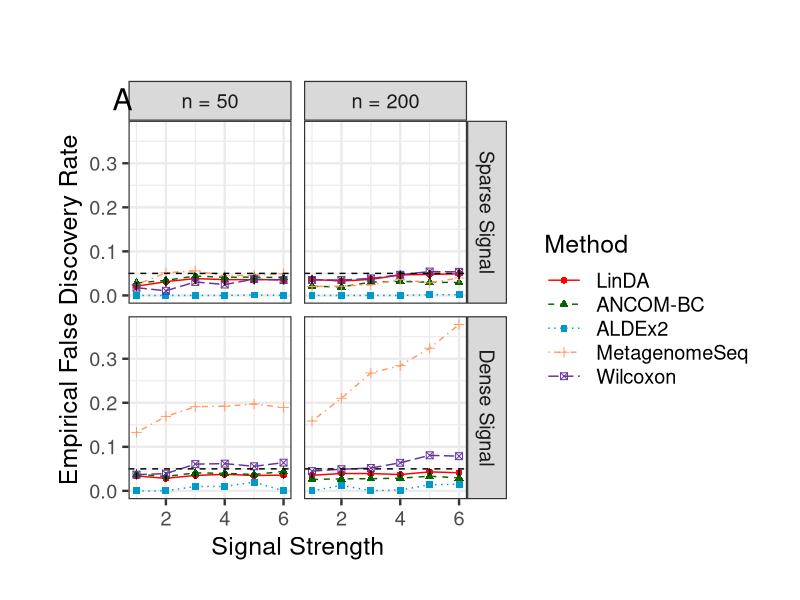
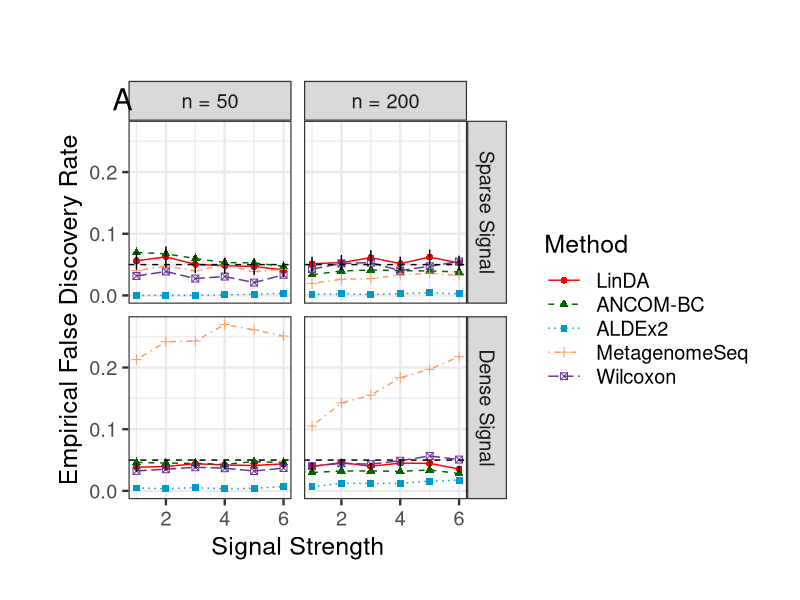
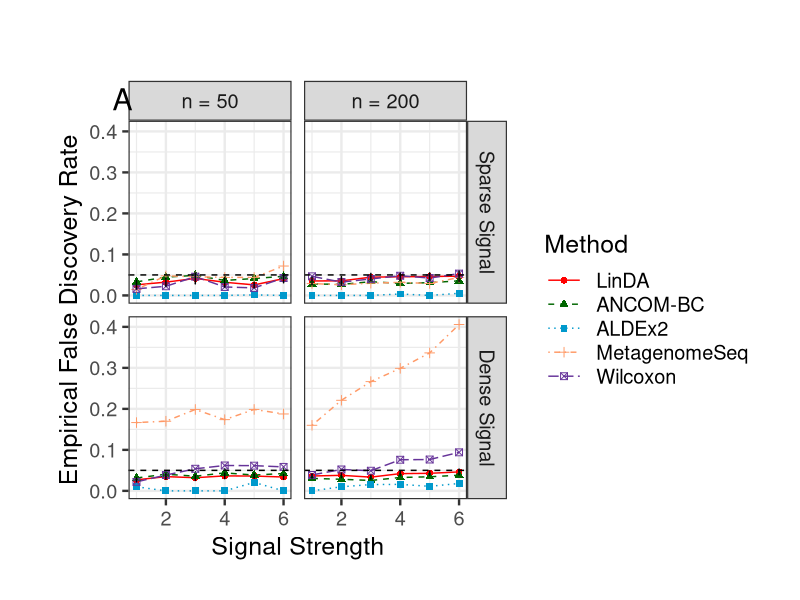
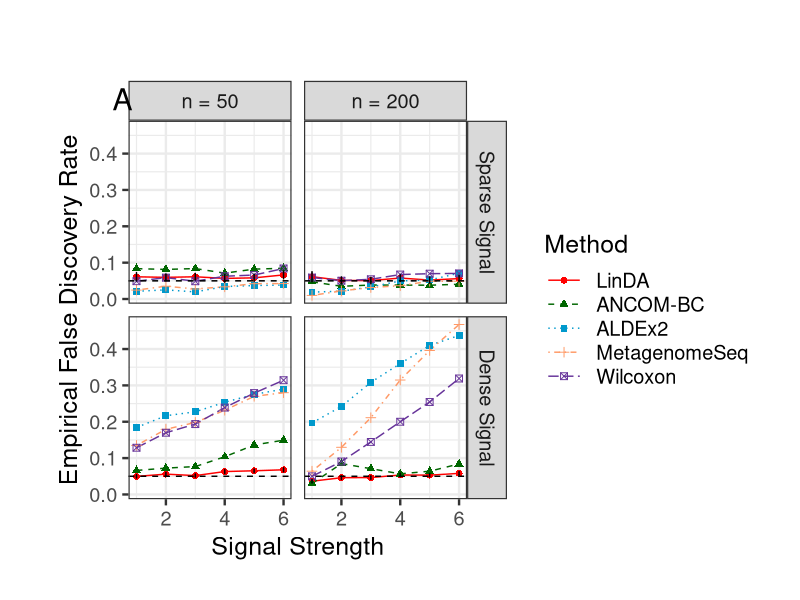
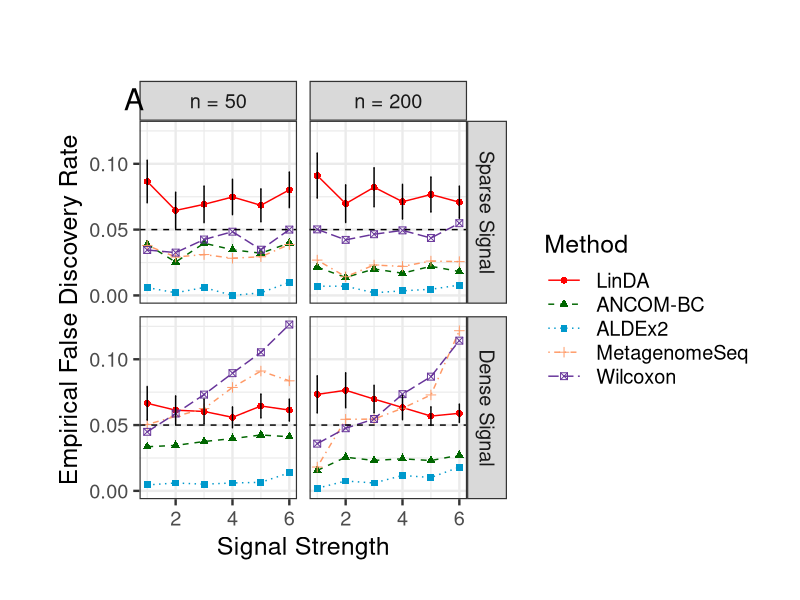
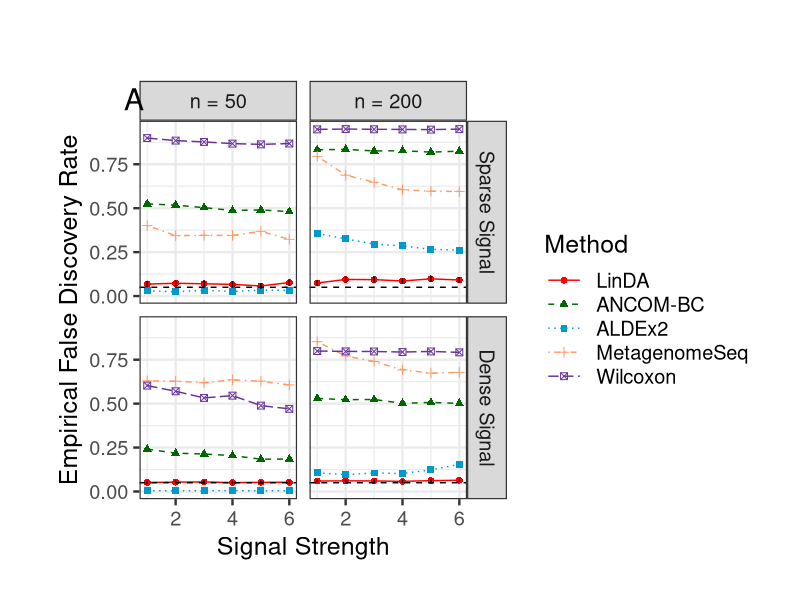
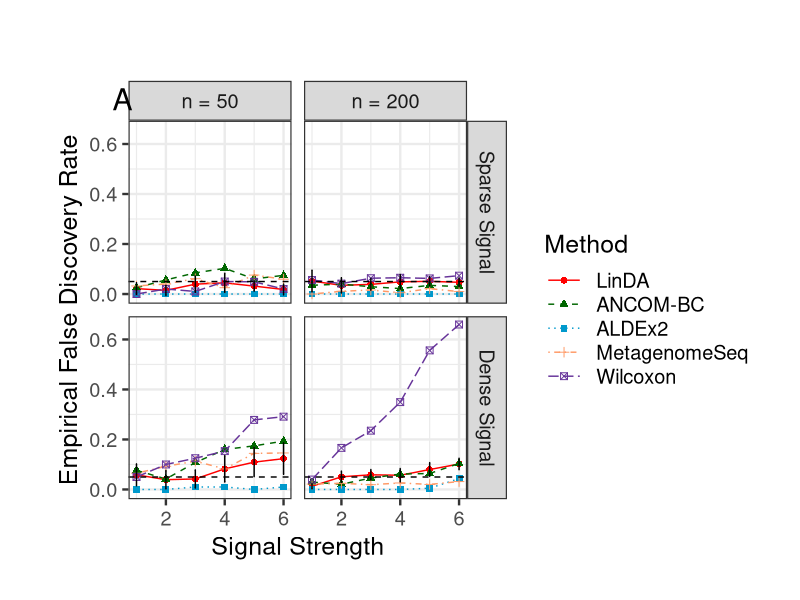
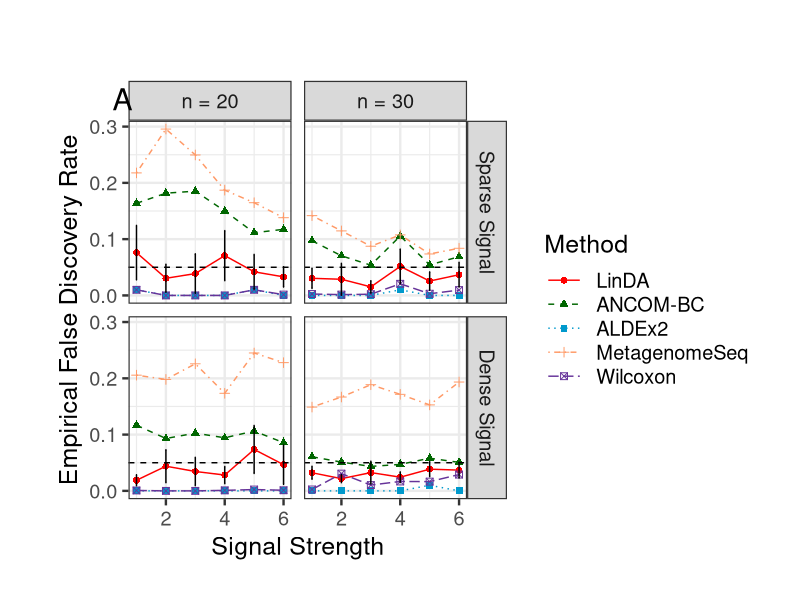

Write R code to recreate these figures, in order.
fdr.fun <- function(input1, input2, compr.methods, 
                    color.manual, linetype.manual, shape.manual, sample.size.label) {
  value <- as.vector(t(input1))
  sd <- as.vector(t(input2))
  
  sample.size.0 <- c(1, 2)
  sig.density.0 <- c(1, 2)
  sig.strength.0 <- c(1, 2, 3, 4, 5, 6)
  
  s1 <- 2; s2 <- 2; s3 <- 6
  
  sample.size <- rep(sample.size.0, each = s2 * s3)
  sig.density <- rep(rep(sig.density.0, each = s3), s1)
  sig.strength <- rep(sig.strength.0, s1 * s2)
  
  s <- s1 * s2 * s3 
  
  setting.0 <- cbind(sample.size, sig.density, sig.strength)
  
  n.met <- length(compr.methods)
  setting <- setting.0[rep(c(1 : s), each = n.met), ] 
  method.0 <- factor(1 : n.met, labels = compr.methods)
  Method <- rep(method.0, s)
  data <- cbind.data.frame(setting, Method, value, sd)
  
  plot1 <- ggplot(data, aes(x = sig.strength, y = value, group = Method)) + 
    geom_line(aes(color = Method, linetype = Method)) +
    geom_point(aes(color = Method, shape = Method), size = 2) +
    scale_colour_manual(values = color.manual)+
    scale_linetype_manual(values = linetype.manual)+
    scale_shape_manual(values = shape.manual) + 
    geom_errorbar(aes(ymin = value - sd, ymax = value + sd), width = .2,
                  position = position_dodge(0)) +
    facet_grid(factor(sig.density, labels = c("Sparse Signal", "Dense Signal"))
               ~factor(sample.size, labels = sample.size.label)) +
    xlab("Signal Strength") +
    ylab("Empirical False Discovery Rate") +
    geom_hline(aes(yintercept = 0.05), color = "black", linetype = "dashed") +
    theme_bw(base_size = 18) +
    ggtitle('A') +
    theme(plot.title = element_text(hjust = -0.05, vjust = -6), 
          legend.key.width = unit(1, "cm"),
          plot.margin=unit(c(1, 1, 1, 1.5),"cm"))
  return(plot1)
}

power.fun <- function(input1, input2, compr.methods, 
                      color.manual, linetype.manual, shape.manual, sample.size.lable) {
  value <- as.vector(t(input1))
  sd <- as.vector(t(input2))
  
  sample.size.0 <- c(1, 2)
  sig.density.0 <- c(1, 2)
  sig.strength.0 <- c(1, 2, 3, 4, 5, 6)
  
  s1 <- 2; s2 <- 2; s3 <- 6
  
  sample.size <- rep(sample.size.0, each = s2 * s3)
  sig.density <- rep(rep(sig.density.0, each = s3), s1)
  sig.strength <- rep(sig.strength.0, s1 * s2)
  
  s <- s1 * s2 * s3 
  
  setting.0 <- cbind(sample.size, sig.density, sig.strength)
  
  n.met <- length(compr.methods)
  setting <- setting.0[rep(c(1 : s), each = n.met), ] 
  method.0 <- factor(1 : n.met, labels = compr.methods)
  Method <- rep(method.0, s)
  data <- cbind.data.frame(setting, Method, value, sd)
  
  plot1 <- ggplot(data, aes(x = sig.strength, y = value, group = Method)) + 
    geom_line(aes(color = Method, linetype = Method)) +
    geom_point(aes(color = Method, shape = Method), size = 2) +
    scale_colour_manual(values = color.manual)+
    scale_linetype_manual(values = linetype.manual)+
    scale_shape_manual(values = shape.manual) + 
    geom_errorbar(aes(ymin = value - sd, ymax = value + sd), width = .2,
                  position = position_dodge(0)) +
    facet_grid(factor(sig.density, labels = c("Sparse Signal", "Dense Signal"))
               ~factor(sample.size, labels = sample.size.label)) +
    xlab("Signal Strength") +
    ylab("True Positive Rate") +
    theme_bw(base_size = 18) +
    ggtitle('B') +
    theme(plot.title = element_text(hjust = -0.05, vjust = -6), 
          legend.key.width = unit(1, "cm"),
          plot.margin=unit(c(1, 1, 1, 1.5),"cm"))
  return(plot1)
}


#########################################################
library(ggplot2)

fun <- function(setup) {
  fdr <- output[, 1 : 10][, ind]
  power <- output[, 11 : 20][, ind]
  fdr.sd <- output[, 21 : 30][, ind]
  power.sd <- output[, 31 : 40][, ind]
  
  fdr.sd.1 <- fdr.sd * 1.96 
  fdr.sd.1[, 2 : ncol(fdr)] <- NA
  power.sd.1 <- power.sd * 1.96 
  power.sd.1[, 1 : ncol(fdr)] <- NA
  
  # power.fun(power, power.sd.1, compr.methods, 
  #           color.manual, linetype.manual, shape.manual, sample.size.label)
  # fdr.fun(fdr, fdr.sd.1, compr.methods, 
  #         color.manual, linetype.manual, shape.manual, sample.size.label)
  
  pdf(file = paste0(setup, "_power.pdf"), width = 11, height = 8)
  print(power.fun(power, power.sd.1, compr.methods, 
                  color.manual, linetype.manual, shape.manual, sample.size.label))
  dev.off()
  pdf(file = paste0(setup, "_fdr.pdf"), width = 11, height = 8)
  print(fdr.fun(fdr, fdr.sd.1, compr.methods, 
                color.manual, linetype.manual, shape.manual, sample.size.label))
  dev.off()
}

fun <- function(setup) {
  fdr <- output[, 1 : 10][, ind]
  power <- output[, 11 : 20][, ind]
  fdr.sd <- output[, 21 : 30][, ind]
  power.sd <- output[, 31 : 40][, ind]
  
  fdr.sd.1 <- fdr.sd * 1.96 
  fdr.sd.1[, 2 : ncol(fdr)] <- NA
  power.sd.1 <- power.sd * 1.96 
  power.sd.1[, 1 : ncol(fdr)] <- NA
  
  # power.fun(power, power.sd.1, compr.methods, 
  #           color.manual, linetype.manual, shape.manual, sample.size.label)
  # fdr.fun(fdr, fdr.sd.1, compr.methods, 
  #         color.manual, linetype.manual, shape.manual, sample.size.label)
  
  # pdf(file = paste0(setup, "_power.pdf"), width = 11, height = 8)
  # print(power.fun(power, power.sd.1, compr.methods, 
  #                 color.manual, linetype.manual, shape.manual, sample.size.label))
  # dev.off()
  pdf(file = paste0(setup, "_fdr_new.pdf"), width = 11, height = 8)
  print(fdr.fun(fdr, fdr.sd.1, compr.methods, 
                color.manual, linetype.manual, shape.manual, sample.size.label))
  dev.off()
}

compr.methods <- c('LinDA', 'ANCOM-BC', 'ALDEx2', 'MetagenomeSeq', 'Wilcoxon')
color.manual <- c("red","#006600","#0099CC","#FF9966", "#663399")
linetype.manual <- c("solid", "dashed", "dotted", "dotdash", "longdash")
shape.manual <- c(16, 17, 15, 3, 7)
ind <- c(1, 2, 4, 7, 9)
sample.size.label <- c("n = 50", "n = 200")

output <- read.table("output_S0C0.txt")
fun('S0C0')
output <- read.table("output_S1C0.txt")
fun('S1C0')
output <- read.table("output_S2C0.txt")
fun('S2C0')
output <- read.table("output_S3C0.txt")
fun('S3C0')
output <- read.table("output_S4C0.txt")
fun('S4C0')
output <- read.table("output_S6C0.txt")
fun('S6C0')
output <- read.table("output_S0C0Strong.txt")
fun('S0C0Strong')

sample.size.label <- c("n = 20", "n = 30")
output <- read.table("output_S5C0.txt")
fun('S5C0')

compr.methods <- c('LinDA', 'ANCOM-BC', 'ALDEx2', 'Spearman')
color.manual <- c("red","#006600","#0099CC", "#663399")
linetype.manual <- c("solid", "dashed", "dotted", "longdash")
shape.manual <- c(16, 17, 15, 7)
ind <- c(1, 2, 4, 9)
sample.size.label <- c("n = 50", "n = 200")
output <- read.table("output_S0C1.txt")
fun('S0C1')

compr.methods <- c('LinDA', 'ANCOM-BC', 'ALDEx2', 'Wilcoxon')
output <- read.table("output_S0C2.txt")
fun('S0C2')


